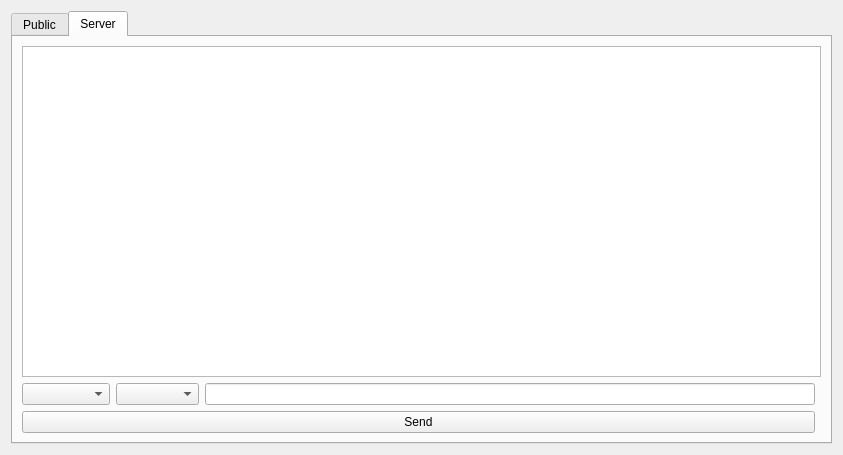
<?xml version="1.0" encoding="UTF-8"?>
<ui version="4.0">
 <class>ChatWindow</class>
 <widget class="QWidget" name="ChatWindow">
  <property name="geometry">
   <rect>
    <x>0</x>
    <y>0</y>
    <width>843</width>
    <height>455</height>
   </rect>
  </property>
  <property name="minimumSize">
   <size>
    <width>843</width>
    <height>455</height>
   </size>
  </property>
  <property name="windowTitle">
   <string>Chat</string>
  </property>
  <layout class="QGridLayout" name="gridLayout">
   <item row="0" column="0">
    <widget class="QTabWidget" name="tabWidget">
     <property name="currentIndex">
      <number>1</number>
     </property>
     <widget class="QWidget" name="publicChatTab">
      <property name="autoFillBackground">
       <bool>false</bool>
      </property>
      <attribute name="title">
       <string>Public</string>
      </attribute>
      <layout class="QGridLayout" name="gridLayout_2">
       <item row="0" column="0">
        <widget class="QTextBrowser" name="publicChatBrowser"/>
       </item>
       <item row="3" column="0">
        <widget class="QLineEdit" name="publicMessageInput">
         <property name="placeholderText">
          <string>Message</string>
         </property>
        </widget>
       </item>
       <item row="4" column="0">
        <widget class="QPushButton" name="sendPublicMessageButton">
         <property name="text">
          <string>Send</string>
         </property>
        </widget>
       </item>
      </layout>
     </widget>
     <widget class="QWidget" name="serverChatTab">
      <property name="enabled">
       <bool>true</bool>
      </property>
      <attribute name="title">
       <string>Server</string>
      </attribute>
      <layout class="QGridLayout" name="gridLayout_3">
       <item row="0" column="0" colspan="4">
        <widget class="QTextBrowser" name="serverChatBrowser"/>
       </item>
       <item row="2" column="2">
        <widget class="QLineEdit" name="serverMessageInput"/>
       </item>
       <item row="2" column="0">
        <widget class="QComboBox" name="serverMessageTechniqueBox">
         <property name="currentText">
          <string/>
         </property>
         <property name="placeholderText">
          <string>Technique</string>
         </property>
         <item>
          <property name="text">
           <string>Shift</string>
          </property>
         </item>
         <item>
          <property name="text">
           <string>Vigenere</string>
          </property>
         </item>
         <item>
          <property name="text">
           <string>RSA</string>
          </property>
         </item>
         <item>
          <property name="text">
           <string>DifHel</string>
          </property>
         </item>
        </widget>
       </item>
       <item row="2" column="1">
        <widget class="QComboBox" name="serverMessageOperationBox">
         <property name="placeholderText">
          <string>Operation</string>
         </property>
         <item>
          <property name="text">
           <string>Encode</string>
          </property>
         </item>
         <item>
          <property name="text">
           <string>Decode</string>
          </property>
         </item>
        </widget>
       </item>
       <item row="3" column="0" colspan="3">
        <widget class="QPushButton" name="sendServerMessageButton">
         <property name="text">
          <string>Send</string>
         </property>
        </widget>
       </item>
      </layout>
     </widget>
    </widget>
   </item>
  </layout>
 </widget>
 <resources/>
 <connections/>
</ui>
